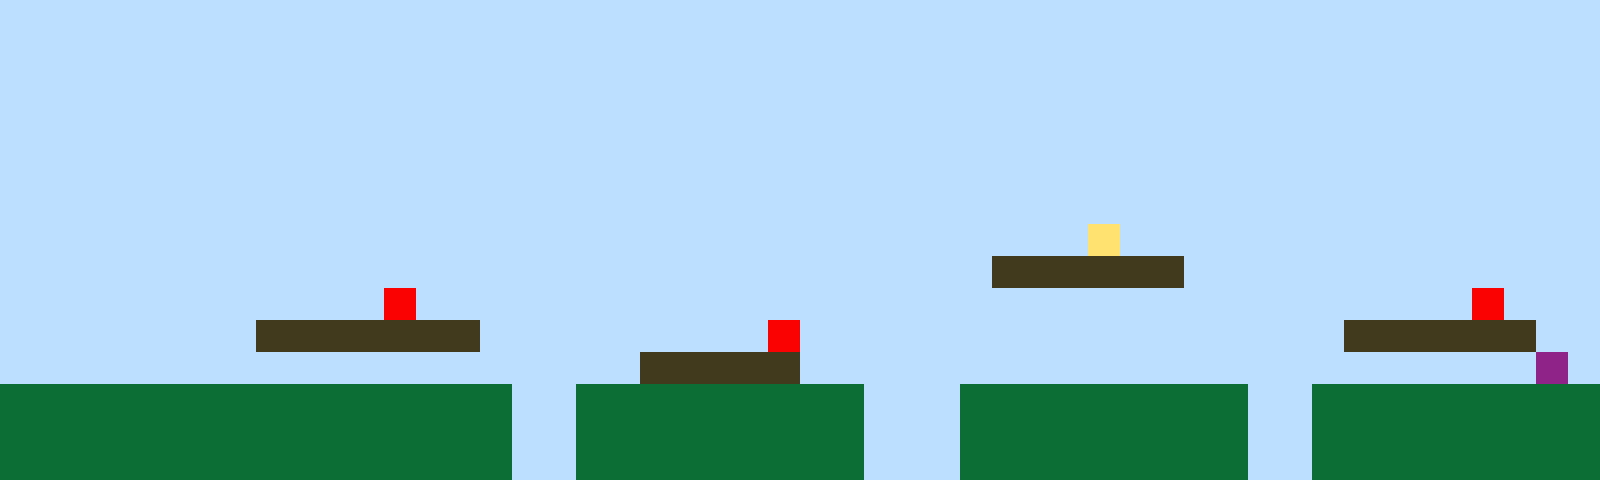

A 2D game scene composited from a Tiled map and its tileset images. What follows is a short description and the map's XML, with every tile layer's data as written:
An orthogonal 50x15 tile map with 32x32 px tiles, 1 tile layer (Tile Layer 1).

<map version="1.10" tiledversion="1.11.2" orientation="orthogonal" renderorder="right-up" width="50" height="15" tilewidth="32" tileheight="32" infinite="0" nextlayerid="2" nextobjectid="1"><editorsettings><export target="map1.csv" format="csv" /></editorsettings><tileset firstgid="1" name="sprites" tilewidth="32" tileheight="32" tilecount="6" columns="3"><image source="sprites.png" width="96" height="64" /></tileset><layer id="1" name="Tile Layer 1" width="50" height="15"><data encoding="csv">1,1,1,1,1,1,1,1,1,1,1,1,1,1,1,1,1,1,1,1,1,1,1,1,1,1,1,1,1,1,1,1,1,1,1,1,1,1,1,1,1,1,1,1,1,1,1,1,1,1,1,1,1,1,1,1,1,1,1,1,1,1,1,1,1,1,1,1,1,1,1,1,1,1,1,1,1,1,1,1,1,1,1,1,1,1,1,1,1,1,1,1,1,1,1,1,1,1,1,1,1,1,1,1,1,1,1,1,1,1,1,1,1,1,1,1,1,1,1,1,1,1,1,1,1,1,1,1,1,1,1,1,1,1,1,1,1,1,1,1,1,1,1,1,1,1,1,1,1,1,1,1,1,1,1,1,1,1,1,1,1,1,1,1,1,1,1,1,1,1,1,1,1,1,1,1,1,1,1,1,1,1,1,1,1,1,1,1,1,1,1,1,1,1,1,1,1,1,1,1,1,1,1,1,1,1,1,1,1,1,1,1,1,1,1,1,1,1,1,1,1,1,1,1,1,1,1,1,1,1,1,1,1,1,1,1,1,1,1,1,1,1,1,1,1,1,1,1,1,1,1,1,1,1,1,1,1,1,1,1,1,1,1,1,1,1,1,1,1,1,1,1,1,1,1,1,1,1,1,1,1,1,1,1,1,1,1,1,1,1,1,1,1,1,1,1,1,1,1,1,1,1,1,1,1,1,1,1,1,1,1,1,1,1,1,1,1,1,1,1,1,1,1,1,1,1,1,1,1,1,1,1,1,1,1,1,1,1,1,1,1,1,1,1,1,1,1,1,1,1,1,1,1,1,1,1,1,1,1,1,1,1,1,1,1,1,1,1,1,1,1,1,1,1,1,1,1,1,1,1,1,1,1,1,4,1,1,1,1,1,1,1,1,1,1,1,1,1,1,1,1,1,1,1,1,1,1,1,1,1,1,1,1,1,1,1,1,1,1,1,1,1,1,1,1,1,1,1,1,1,1,3,3,3,3,3,3,1,1,1,1,1,1,1,1,1,1,1,1,1,1,1,1,1,1,1,1,1,1,1,1,1,5,1,1,1,1,1,1,1,1,1,1,1,1,1,1,1,1,1,1,1,1,1,1,1,1,1,1,1,1,1,1,1,1,1,5,1,1,1,1,1,1,1,1,1,1,1,3,3,3,3,3,3,3,1,1,1,1,1,1,1,1,1,5,1,1,1,1,1,1,1,1,1,1,1,1,1,1,1,1,1,3,3,3,3,3,3,1,1,1,1,1,1,1,1,1,1,1,1,1,1,1,1,1,1,1,1,1,1,3,3,3,3,3,1,1,1,1,1,1,1,1,1,1,1,1,1,1,1,1,1,1,1,1,1,1,1,6,1,2,2,2,2,2,2,2,2,2,2,2,2,2,2,2,2,1,1,2,2,2,2,2,2,2,2,2,1,1,1,2,2,2,2,2,2,2,2,2,1,1,2,2,2,2,2,2,2,2,2,2,2,2,2,2,2,2,2,2,2,2,2,2,2,2,2,1,1,2,2,2,2,2,2,2,2,2,1,1,1,2,2,2,2,2,2,2,2,2,1,1,2,2,2,2,2,2,2,2,2,2,2,2,2,2,2,2,2,2,2,2,2,2,2,2,2,1,1,2,2,2,2,2,2,2,2,2,1,1,1,2,2,2,2,2,2,2,2,2,1,1,2,2,2,2,2,2,2,2,2</data></layer></map>
